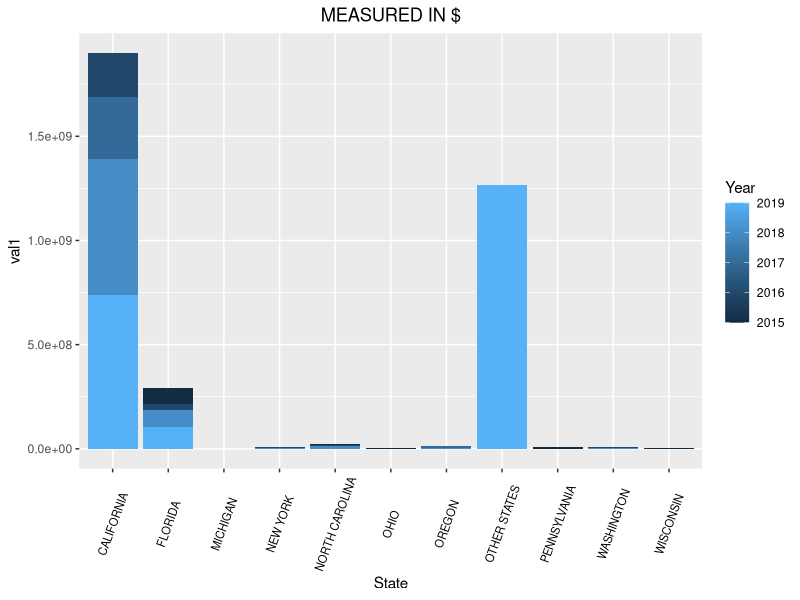
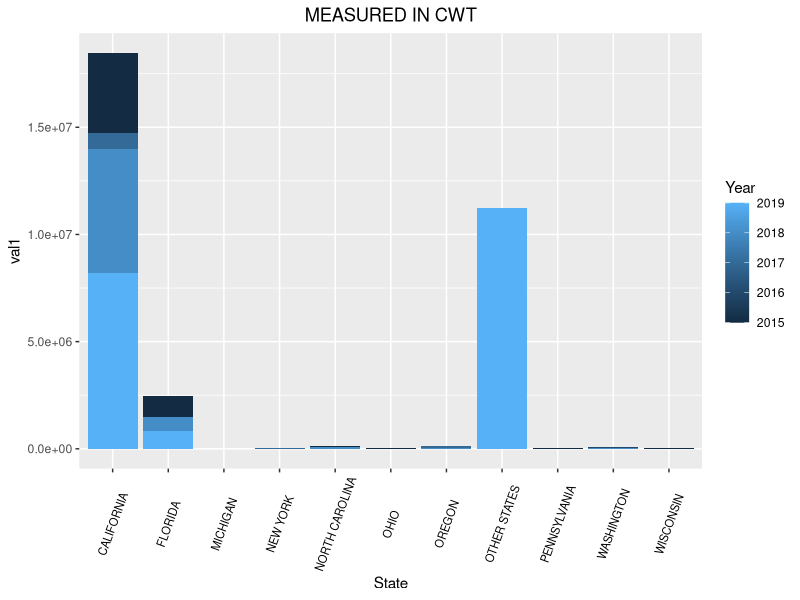
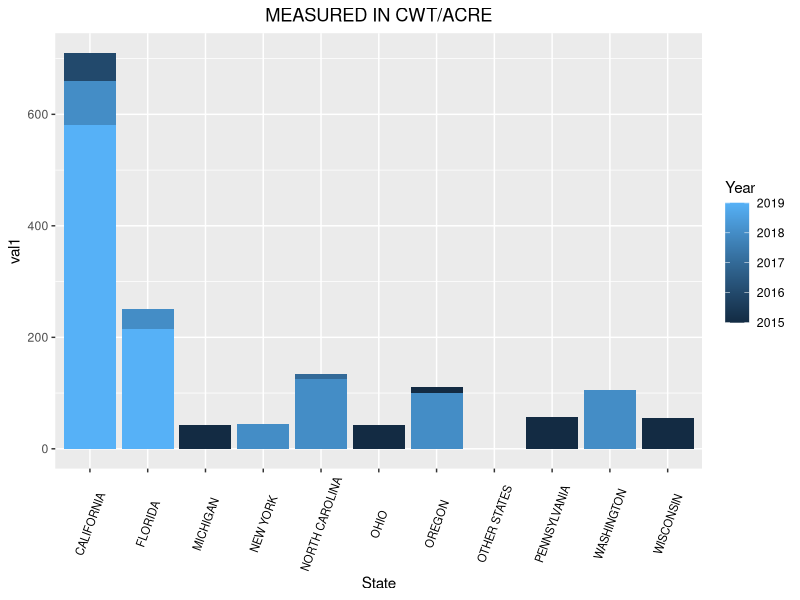
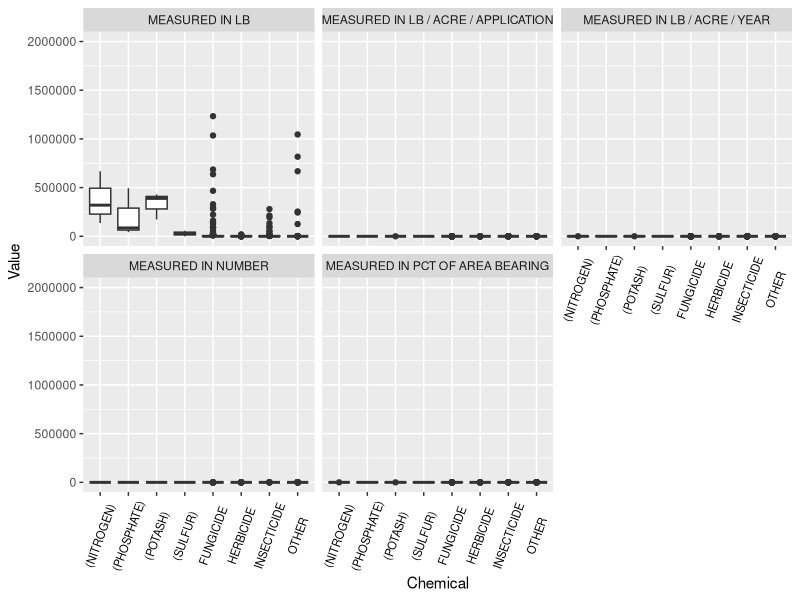
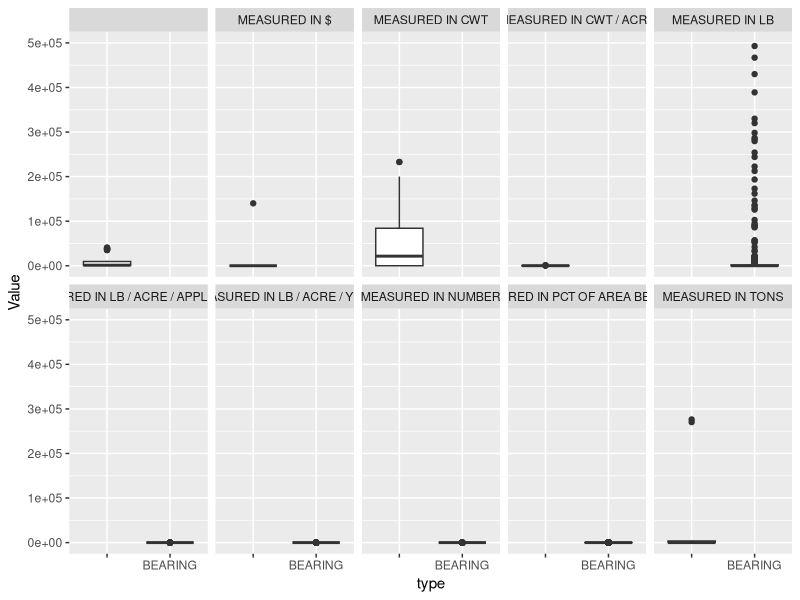

R code for these plots, in order:
## ---- chunk 1
library(knitr)
library(tidyverse)
library(magrittr)
library(kableExtra)
library(ggplot2)

opts_chunk$set(echo = FALSE, 
               warning = FALSE,
               message = FALSE)
## ---- chunk 2
# read the data
ag_data <- read_csv("berries.csv", col_names = TRUE)

# look at number of unique values in each column
ag_data %>% summarize_all(n_distinct) -> aa

## make a list of the columns with only one unique value
bb <- which(aa[1,]==1)

## list the 1-unique valu column names 
cn <- colnames(ag_data)[bb]


##Data selected from the NASS database often has columns without any data or with a single repeated Values.  The berries data had only 8 out of 21 columns containing meaningful data.


# remove the 1-unique columns from the dataset
ag_data %<>% select(-all_of(bb))
aa %<>% select(-all_of(bb)) 

## State name and the State ANSI code are (sort of) redundant
## Just keep the name
ag_data %<>% select(-4)
aa %<>% select(-4) 

kable(head(ag_data)) %>%
  kable_styling(font_size=12)

#This table contains informaton about `r nberry` berries: blueberries, raspberries, and strawberries.
berry <- unique(ag_data$Commodity)
nberry <- length(berry)





# strawberries
sberry <- ag_data %>% filter((Commodity=="STRAWBERRIES") & (Period=="YEAR"))
sberry %<>% select(-c(Period, Commodity))   

## Does every Data Item begin with "
sum(str_detect(sberry$`Data Item`, "^STRAWBERRIES, ")) == length(sberry$`Data Item`)

##cope with data item
# sberry %<>% str_replace_all(sberry$`Data Item`, "STRAWBERRIES ", "STRAWBERRIES,")



## separate data item
sberry %<>% separate(`Data Item`, c("B","type", "meas", "what"), sep = ",") 
sberry %<>% select(-B)

sberry %<>% separate(type,c("b1", "b2"), sep=" - ")
sberry %<>% separate(b1,c("label1", "label2","label3"), sep=" ")
sberry %<>% select(-label1)

index_label2<- str_detect(sberry$label2, "BEARING")

f1 <- function(a,b){
  if(a){
    return(b)
  }else{
    return("")
  }
}

sberry %<>% mutate(type = unlist(map2(index_label2, sberry$label2, f1)))

f2 <- function(a,b){
  if(a){
    return("")
  }else{
    return(b)
  }
}

sberry %<>% mutate(pro = unlist(map2(index_label2, sberry$label2, f2)))

sberry %<>% select(-label2)

sberry[is.na(sberry)] <- "" 

sberry %<>% mutate(pro1=str_trim(paste(pro, label3)))
sberry %<>% mutate(production=str_trim(paste(pro1, b2)))


sberry$production<-str_trim(sberry$production,'left')

sberry %<>% select(-c(pro, label3, b2, pro1))

sberry[is.na(sberry)] <- " "  ## OK now Data Item has been split into parts

## separate domain
sberry %<>% separate(Domain, c("D_left", "D_right"), sep = ", ")
sberry[is.na(sberry)] <- " "

## separate damain category
sberry %<>% separate(`Domain Category`, c("DC_left", "DC_right"), sep = ", ")

head(sberry$DC_left %>% unique(),n=20)
head(sberry$DC_right %>% unique(), n=20)

## separate DC_left first
sberry %<>% separate(DC_left, c("DC_left_l", "DC_left_r"), sep = ": ")

## separate DC_right
sberry %<>% separate(DC_right, c("DC_right_l", "DC_right_r"), sep = ": ") 

sberry[is.na(sberry)] <- " "





# fine and remove redundant columns
paste(sberry$D_left,sberry$DC_left_l) %>% unique
sberry %<>%  select(-DC_left_l) 

sum(sberry$D_right == sberry$DC_right_l)
sberry %<>% select(-DC_right_l)


paste(sberry$D_left, sberry$D_right) %>% unique()
sberry %<>% mutate(D_left = "CHEMICAL", D_left = "")
sberry %<>% mutate(Chemical=paste(D_left, D_right)) 
sberry %<>% select(-c(D_left, D_right)) 

sberry %<>% select(Year, State, type, production, what, meas, DC_left_r, DC_right_r, Chemical, Value )






# Now the problem is that we have entries in both the "what" and "meas" columns
##  that begin  "MEASURED IN"
cnt_1 <- str_detect(sberry$what, "MEASURED IN")
sum(cnt_1)
cnt_2 <- str_detect(sberry$meas, "MEASURED IN")
sum(cnt_2)

f1 <- function(a,b){
  if(a){
    return(b)
  }else{
    return("")
  }
}

## now let's separate the "MEASURED IN" entries in the meas column
## form an index of the entries to be separated out

index_meas <- str_detect(sberry$meas, "MEASURED IN")

## verify the first six values against the dats bberry
sberry %<>% mutate(m_in_1 = unlist(map2(index_meas, sberry$meas, f1))) 

sberry %<>% mutate(meas = str_replace(sberry$meas, "MEASURED IN.*$", ""))
### Check
cnt_3 <- str_detect(sberry$meas, "MEASURED IN")
sum(cnt_3)

## merge production and meas
sberry %<>% separate(meas,c("meas1", "meas2"), sep=" - ")
sberry[is.na(sberry)] <- " "
sberry %<>% mutate(production1=paste(production, meas2))
sberry %<>% select(-c(meas1,meas2,production))

## Now we will do the same thing with the "what" column  
### index of cells to be isolated
index_what <- str_detect(sberry$what, "MEASURED IN")
sum(index_what)

### create a column of the isolated cells
sberry %<>% mutate(m_in_2 = unlist(map2(index_what, sberry$what, f1))) 

###  eliminate the isolated cells from the original column
sberry %<>% mutate(what = str_replace(sberry$what, "MEASURED IN.*$", ""))

### test that theere are no more "MEASURED IN" cells in the original column
cnt_what <- str_detect(sberry$what, "MEASURED IN")
sum(cnt_what)


## Check for overlaps
sberry %<>% mutate(units = str_trim(paste(m_in_1, m_in_2))) 
sberry$units %>% unique()




# now let's clean it up 

sberry$what %>% unique()  ## rename Avg

sberry$production1 %>% unique() ## rename production 

sberry$DC_left_r %>% unique() # rename chemical_family

tmp <- sberry$DC_right_r %>% unique() # rename materials --213

tmp <- sberry$Value %>% unique() # values

tmp <- sberry$units %>% unique() # Measures

sberry %<>% rename(Avg = what)
sberry %<>% rename(production = production1, Chem_family = DC_left_r, Materials = DC_right_r, Measures = units)

colnames(sberry)

sberry %<>% select(Year, State, type, production, 
                   Measures, Avg, Chem_family,
                   Materials, Chemical, Value )


###  these belong in one column
sberry %<>% mutate(Chemical = str_trim(paste(Chem_family, Chemical)))

sberry %<>% select(Year, State, type, production, Avg, Measures, Materials, Chemical, Value)

#write.csv(sberry,file = "sberry.csv",row.names = F)


## deal with the value column
sberry1<-read.csv(file = "sberry.csv",header=T)
sberry1$Value[sberry1$Value=="(D)"]=0
sberry1$Value[sberry1$Value=="(NA)"]=0
sberry1$Value[sberry1$Value=="(Z)"]=0
sberry1$Value<-as.numeric(sberry1$Value)

#write.csv(sberry1,file = "sberry1.csv",row.names = F)



# EDA

##explore the relationship among years, state and value
sberry1<-read.csv(file="sberry1.csv",header=T)

measure_mean_state<-sberry1%>%
  group_by(Measures,Year,State)%>%
  summarize(
    val1=mean(Value,na.rm=TRUE)
  )
## ---- chunk 3
###MEASURED IN $
measure_mean_state_mea1<-filter(measure_mean_state,Measures=="MEASURED IN $")
ggplot(data=measure_mean_state_mea1)+
  geom_bar(
    mapping=aes(x=State,y=val1,fill=Year),stat = "identity", position = position_dodge(0.5))+
  ggtitle("MEASURED IN $")+
  theme(axis.text.x = element_text(angle = 70, hjust = 0.5,vjust = 0.5,color = "black",size=8),plot.title = element_text(hjust = 0.5))

## ---- chunk 4
measure_mean_state_mea2<-filter(measure_mean_state,Measures=="MEASURED IN CWT")
ggplot(data=measure_mean_state_mea2)+
  geom_bar(
    mapping=aes(x=State,y=val1,fill=Year),stat = "identity", position = position_dodge(0.5))+
  ggtitle("MEASURED IN CWT")+
  theme(axis.text.x = element_text(angle = 70, hjust = 0.5,vjust = 0.5,color = "black",size=8),plot.title = element_text(hjust = 0.5))
## ---- chunk 5
measure_mean_state_mea3<-filter(measure_mean_state,Measures=="MEASURED IN CWT / ACRE")
ggplot(data=measure_mean_state_mea3)+
  geom_bar(
    mapping=aes(x=State,y=val1,fill=Year),stat = "identity", position = position_dodge(0.5))+
  ggtitle("MEASURED IN CWT/ACRE")+
  theme(axis.text.x = element_text(angle = 70, hjust = 0.5,vjust = 0.5,color = "black",size=8),plot.title = element_text(hjust = 0.5))
## ---- chunk 6
measure_chemcial<-sberry1 %>% select(Measures, Year, Chemical, Value)
measure_chemcial %<>% filter(Chemical!="")

ggplot(data=measure_chemcial)+
  geom_boxplot(mapping = aes(x=Chemical,y=Value,fill=Year))+
  theme(axis.text.x = element_text(angle = 70, hjust = 0.5,vjust = 0.5,color = "black",size=8))+
  facet_wrap(~ Measures,nrow=2)+
  ylim(0,2e+06)
## ---- chunk 7
measure_type<-sberry1 %>% select(Measures,type, Value)

ggplot(data=measure_type)+
  geom_boxplot(mapping = aes(x=type,y=Value))+
  facet_wrap(~ Measures,nrow=2)+
  ylim(0,500000)
